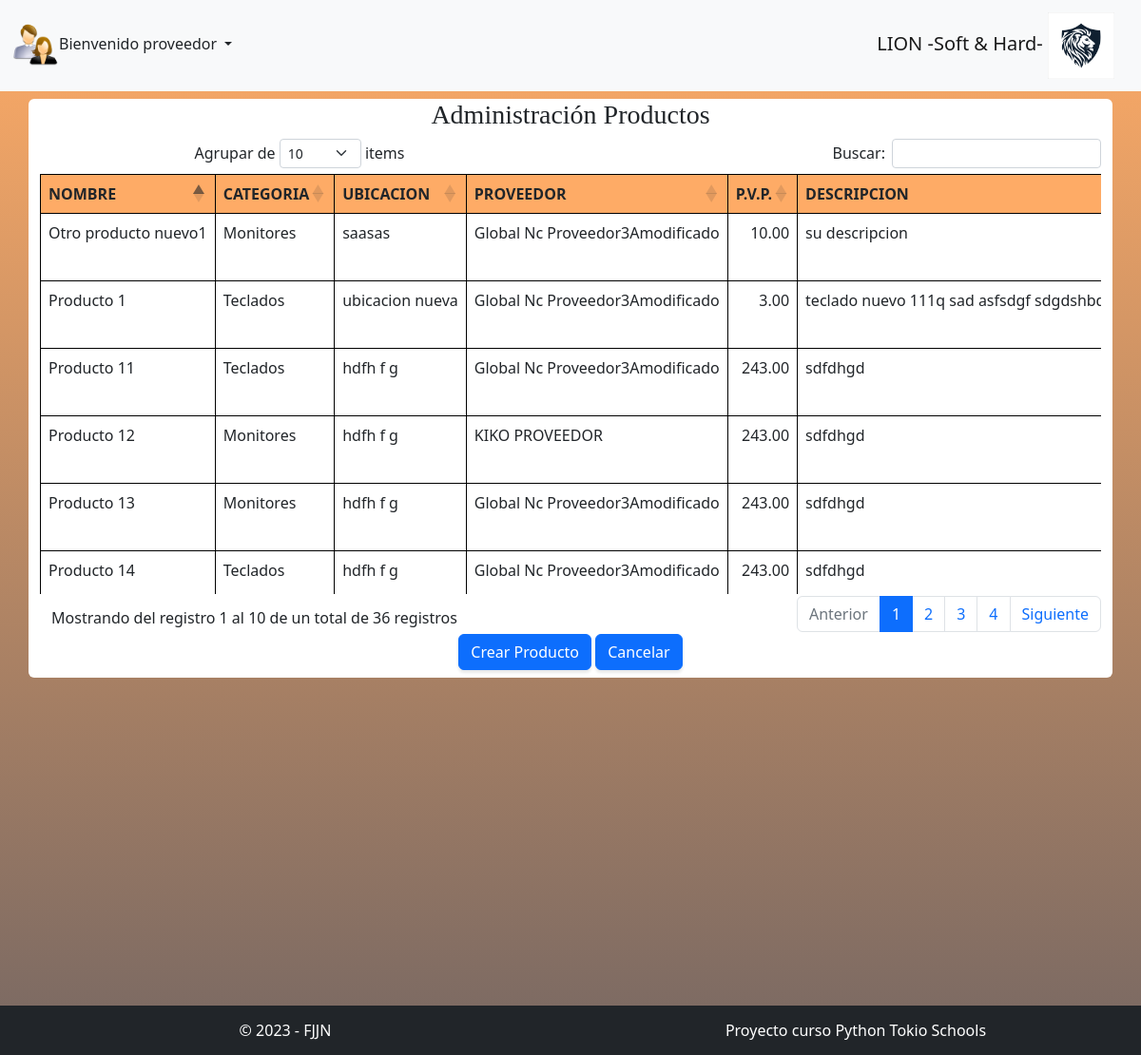
The app's page /admin_productos (signed in) with its own data.
### models.py (models this page shows, shortened)
class User(db.Base, UserMixin):
    __tablename__ = 'users'
    __table_args__ = {'sqlite_autoincrement': True}
    id = Column(Integer, primary_key=True)
    username = Column(String(25), nullable=False, unique=True, index=True)
    password = Column(String(102), nullable=False)
    rol_id = Column(Integer, ForeignKey("rol.id_rol"))
    nomRolUser = relationship("Rol")

class Producto(db.Base):
    __tablename__ = 'producto'
    __table_args__ = {'sqlite_autoincrement': True}
    id_producto = Column(Integer, primary_key=True)
    nombreProd = Column(String(50), nullable=False)
    descProd = Column(String(250), nullable=False)
    pVentaProd = Column(Float, nullable=False)
    pCompraProd = Column(Float, nullable=False)
    stockProd = Column(Integer(), default=0)
    sMaxProd = Column(Integer(), default=0)
    ubicaProd = Column(String(20))
    provIdProd = Column(Integer, ForeignKey("proveedor.id_proveedor"))
    cateIdProd = Column(Integer, ForeignKey("categoria.id_categoria"))
    imgProd = Column(String(30), nullable=True)
    nomProvProd = relationship("Proveedor")
    nomCateProd = relationship("Categoria")

class Categoria(db.Base):
    __tablename__ = 'categoria'
    __table_args__ = {'sqlite_autoincrement': True}
    id_categoria = Column(Integer, primary_key=True)
    nombreCate = Column(String(50), nullable=False)

class Proveedor(db.Base):
    __tablename__ = 'proveedor'
    __table_args__ = {'sqlite_autoincrement': True}
    id_proveedor = Column(Integer, primary_key=True)
    nombreProv = Column(String(150))
    cifProv = Column(String(10))
    direcProv = Column(String(150))
    cpProv = Column(Integer())
    locProv = Column(String(150))
    emailProv = Column(String(100))
    tfnoProv = Column(String(20))
    userIdProv = Column(Integer, ForeignKey("users.id"))

### main.py (the view)
@app.route('/admin_productos', methods=['GET', 'POST'])
@login_required
def admin_productos():
    form = FormAdminProductos()
    if request.method == 'GET':
        lista_productos = db.session.query(Producto, Proveedor, Categoria).filter(Proveedor.id_proveedor==Producto.provIdProd, Categoria.id_categoria==Producto.cateIdProd).all()
        for prod, prov, cate in lista_productos:
            if prod.imgProd is None or prod.imgProd == '':
                prod.imgProd = None
        return render_template("admin/admin_productos.html", form=form, productos=lista_productos)
    else:
        return redirect(url_for("admin_altaproducto"))

### main.py (called while the page is built)
@login_manager_app.user_loader
def load_user(id):
    query = db.session.query(User).filter(User.id == int(id)).first()
    return query

### templates/admin/admin_productos.html (shortened to what this page needs)
{% extends './home.html' %}
{% block body %}
<div class="container rounded bg-white mt-1 mb-1">
    <h3 class="h3 mt-2 mb-2 fw-normal">Administraci&oacute;n Productos</h3>
     <form action="/admin_productos" method="POST">
        <table id="tablaprod" class="table table-bordered border-black display responsive nowrap ">
            {{form.hidden_tag()}}
            <thead style="background-color:rgba(253,126,20,0.65); " >
                    <th class="all" >{{form.nombre.label}}</th>
                    <th class="all">{{form.categoria.label}}</th>
                    <th>{{form.ubicacion.label}}</th>
                    <th>{{form.proveedor_id.label}}</th>
                    <th>{{form.precio_venta.label}}</th>
                    <th class="none">{{form.descripcion.label}}</th>
                </thead>
                <tbody>
                    {% for prod, prov, cate in productos: %}
                    <tr>
                        <td align="left">{{prod.nombreProd}}</td>
                        <td align="left">{{cate.nombreCate}}</td>
                        <td align="left">{{prod.ubicaProd}}</td>
                        <td align="left">{{prov.nombreProv}}</td>
                        <td align="right">{{"%.2f"|format(prod.pVentaProd)}}</td>
                        <td align="left">{{prod.descProd}}</td>
                    </tr>
                    {% endfor %}
                </tbody>
        </table>
            <div class="row">
                <div class="text-center mb-2">
                    {{form.submit (class="btn btn-primary profile-button")}}
                    <a class="btn btn-primary"  href="/home">Cancelar</a>
                </div>
            </div>
    </form>
</div>
{% endblock %}

### templates/home.html (shortened to what this page needs)
{% extends './base.html' %}
{% block customCss %}<link rel="stylesheet" href="{{ url_for('static', filename='css/lionweb.css' )}}">{% endblock %}
{% block header%}
    <nav class="navbar navbar-expand-lg navbar-light bg-light">
        <div class="container-fluid">
            <div class="nav-item dropdown " >
                <a class="nav-link dropdown-toggle" data-bs-toggle="dropdown" href="#" role="button" aria-haspopup="true" aria-expanded="false">
                    <img src="{{url_for('static', filename='img/person.png')}}"alt="perfil" width="50" height="50">Bienvenido {{current_user.username}}
                </a>
            </div>
            <a class="navbar-brand" href="/home"> LION -Soft & Hard-
                <img src="../static/img/lion.jpg" alt="logo" width="70" height="70">
            </a>
        </div>
    </nav>
{% endblock %}

### static/css/lionweb.css (style rules this page uses)
body { font-family: 'Lora'; background: linear-gradient(rgba(253,126,20,0.65), rgba(47, 23, 15, 0.65)); background-attachment: fixed; background-position: center; background-size: cover; }
h1, h2, h3, h4, h5, h6 { font-family: 'Raleway'; }
.btn { box-shadow: 0px 3px 3px 0px rgba(33, 37, 41, 0.1); }

### records on screen
User: username "proveedor", proveedor_id.label "PROVEEDOR"
Producto: nombreProd "Producto 1", nombreCate "Teclados", ubicaProd "ubicacion nueva", nombreProv "Global Nc Proveedor3Amodificado", pVentaProd "3.00", descProd "teclado nuevo 111q sad asfsdgf…"
Producto: nombreProd "Producto 11", nombreCate "Teclados", ubicaProd "hdfh f g", nombreProv "Global Nc Proveedor3Amodificado", pVentaProd "243.00", descProd "sdfdhgd"
Producto: nombreProd "Producto 12", nombreCate "Monitores", ubicaProd "hdfh f g", nombreProv "KIKO PROVEEDOR", pVentaProd "243.00", descProd "sdfdhgd"
Producto: nombreProd "Producto 13", nombreCate "Monitores", ubicaProd "hdfh f g", nombreProv "Global Nc Proveedor3Amodificado", pVentaProd "243.00", descProd "sdfdhgd"
Producto: nombreProd "Producto 14", nombreCate "Teclados", ubicaProd "hdfh f g", nombreProv "Global Nc Proveedor3Amodificado", pVentaProd "243.00", descProd "sdfdhgd"
Producto: nombreProd "Otro producto nuevo1", nombreCate "Monitores", ubicaProd "saasas", nombreProv "Global Nc Proveedor3Amodificado", pVentaProd "10.00", descProd "su descripcion"
